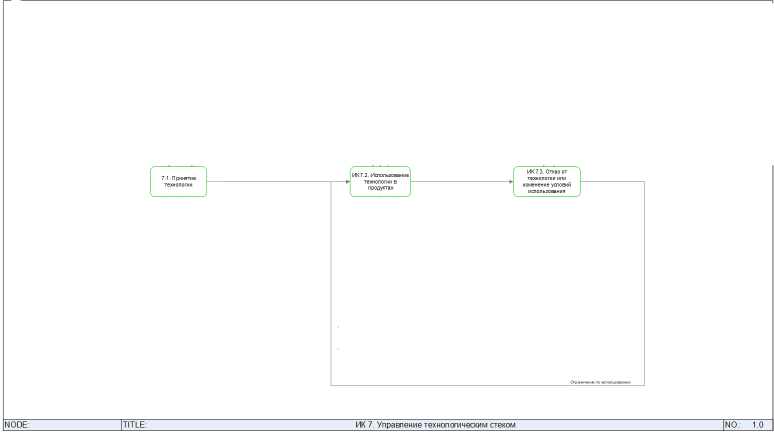
#> input picture Picture/1.png, 1547 x 867 px (shown at 1/2 size)
$ python -i image_preprocessing.py   (imports and definitions only)
#> lines starting #> are read from the running program, lines starting #| are printed output that depends on the picture
"""
Image preprocessing before feeding into Qwen2.5-VL for better diagram reading

Uses Pillow only. Automatic logic:
- Upscale images with short side < 512px to ~1024px
- Apply light contrast enhancement when brightness stddev < 40
"""
import os
import tempfile
from pathlib import Path
from PIL import Image, ImageEnhance, ImageStat


MIN_SHORT_SIDE = 512
TARGET_SHORT_SIDE = 1024
LOW_CONTRAST_STD = 40
CONTRAST_FACTOR = 1.2
MAX_LONG_SIDE = 1024


def preprocess_for_vlm(image_path: Path, *, enabled: bool = True) -> Path:
    """
    Apply preprocessing to the image for VLM when necessary

    Args:
        image_path: Path to the source image
        enabled: If False, return original path without changes

    Returns:
        Path to the image to feed into VLM
        When preprocessing is applied, caller is responsible for cleanup
    """
#> called with image_path = '../Picture/1.png', enabled = True
    if not enabled:
        return image_path

    path = Path(image_path)
    if not path.exists():
        return path

    try:
        img = Image.open(path).convert("RGB")
    except Exception:
        return path

    w, h = img.size
#> w = 1547; h = 867
    short_side = min(w, h)
#> short_side = 867
    long_side = max(w, h)
#> long_side = 1547
    max_side = MAX_LONG_SIDE

    if long_side > max_side:
        scale = max_side / long_side
#> scale = 0.662
        new_w = max(1, int(w * scale))
#> new_w = 1024
        new_h = max(1, int(h * scale))
#> new_h = 573
        img = img.resize((new_w, new_h), Image.Resampling.LANCZOS)
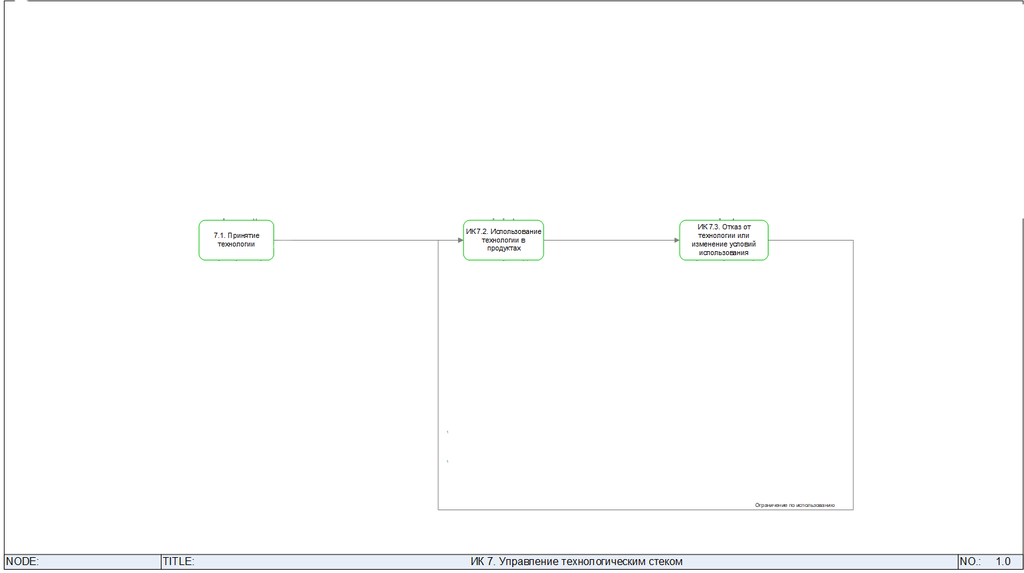
#> img: PIL image 1024x573 RGB; mean R, G, B 252.1, 252.4, 252.4
        w, h = img.size
#> w = 1024; h = 573
        short_side = min(w, h)
#> short_side = 573
        long_side = max(w, h)
#> long_side = 1024

    need_upscale = short_side < MIN_SHORT_SIDE
#> need_upscale = False
    need_contrast = False
    if not need_upscale:
        stat = ImageStat.Stat(img.convert("L"))
        need_contrast = (stat.stddev[0] or 0) < LOW_CONTRAST_STD
#> need_contrast = True

    if not need_upscale and not need_contrast:
        return path

    if need_upscale:
        target_short = min(TARGET_SHORT_SIDE, max_side) if max_side else TARGET_SHORT_SIDE
        scale = target_short / short_side
        new_w = max(1, int(w * scale))
        new_h = max(1, int(h * scale))
        img = img.resize((new_w, new_h), Image.Resampling.LANCZOS)

    if need_contrast:
        enhancer = ImageEnhance.Contrast(img)
        img = enhancer.enhance(CONTRAST_FACTOR)

    fd, out_path = tempfile.mkstemp(suffix=".png")
    try:
        os.close(fd)
        out = Path(out_path)
        img.save(out, "PNG")
        return out
    except Exception:
        try:
            os.close(fd)
        except OSError:
            pass
        try:
            Path(out_path).unlink(missing_ok=True)
        except Exception:
            pass
        return path

>>> result = preprocess_for_vlm('../Picture/1.png')
